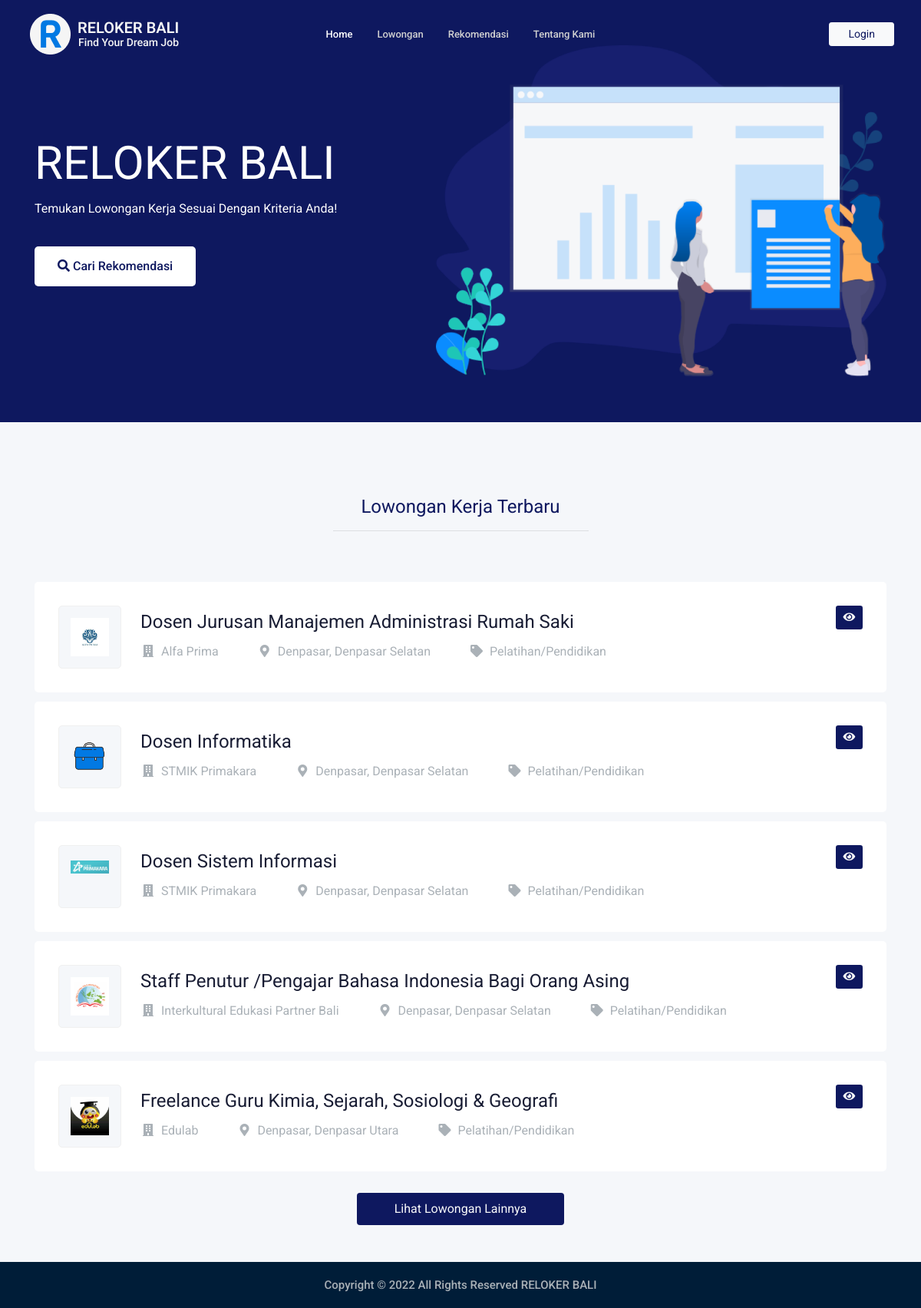
The page / on the database its author committed.
### tables this page shows
CREATE TABLE `alternatif` (
  `id_alternatif` int(11) NOT NULL,
  `nama_alternatif` varchar(255) NOT NULL,
  `nama_usaha` varchar(255) NOT NULL,
  `email_usaha` varchar(255) NOT NULL,
  `kategori_id` int(11) NOT NULL,
  `kabupaten_id` int(11) NOT NULL,
  `kecamatan_id` int(11) NOT NULL,
  `alamat` text DEFAULT NULL,
  `gender` varchar(15) DEFAULT NULL,
  `tgl_post` date NOT NULL,
  `batas_lamar` date NOT NULL,
  `deskripsi` text NOT NULL,
  `foto` varchar(255) NOT NULL
);

CREATE TABLE `kabupaten` (
  `id_kab` int(11) NOT NULL,
  `nama_kab` varchar(255) NOT NULL
);

CREATE TABLE `kecamatan` (
  `id_kecamatan` int(11) NOT NULL,
  `id_kabupaten` int(11) NOT NULL,
  `nama_kec` varchar(255) NOT NULL
);

CREATE TABLE `kategori` (
  `id_kategori` int(11) NOT NULL,
  `nama_kategori` varchar(255) NOT NULL
);

### application/libraries/Template.php (called while the page is built)
<?php
class Template
{
    var $templateData = array();
    function set($name, $value)
    {
        $this->templateData[$name] = $value;
    }
    function load($template = '', $view = '', $view_data = array(), $return = FALSE)
    {
        $this->CI = &get_instance();
        $this->set('contens', $this->CI->load->view($view, $view_data, TRUE));
        return $this->CI->load->view($template, $this->templateData, $return);
    }
}

### application/controllers/Home.php (called while the page is built, shortened)
<?php
class Home extends CI_Controller
{
    public function index()
    {
        $data['user'] = $this->db->get_where('user', ['id_user' => $this->session->userdata('user')])->row_array();
        $data['title'] = 'Home';
        $data['loker'] = $this->Home_Model->home_loker();
        $data['kategori'] = $this->Home_Model->kategori();
        $data['total'] = $this->db->get('alternatif')->num_rows();
        $this->template->load('template/user_template', 'job/index', $data);
    }
}

### index.php (called while the page is built, shortened)
<?php
require_once BASEPATH.'core/CodeIgniter.php';

### application/models/Home_Model.php (called while the page is built, shortened)
<?php
class Home_Model extends CI_Model
{
    public function home_loker()
    {
        $this->db->join('kabupaten kb', 'kb.id_kab = alt.kabupaten_id');
        $this->db->join('kecamatan kc', 'kc.id_kecamatan = alt.kecamatan_id');
        $this->db->join('kategori kt', 'kt.id_kategori = alt.kategori_id');
        $this->db->order_by('alt.id_alternatif', 'desc');
        $this->db->limit('5');
        return $this->db->get('alternatif alt')->result_array();
    }
    public function kategori()
    {
        $this->db->where('nama_kategori !=', 'Umum');
        return $this->db->get('kategori')->result_array();
    }
}

### application/views/job/index.php (the view)
<div class="slider_area mb-5">
    <div class="single_slider  d-flex align-items-center slider_bg_1">
        <div class="container">
            <div class="row align-items-center">
                <div class="col-lg-5">
                    <div class="slider_text">
                        <h3 class="wow fadeInLeft" data-wow-duration="1s" data-wow-delay=".3s">RELOKER BALI</h3>
                        <p class="wow fadeInLeft" data-wow-duration="1s" data-wow-delay=".4s">Temukan Lowongan Kerja Sesuai Dengan Kriteria Anda!</p>
                        <div class="sldier_btn wow fadeInLeft" data-wow-duration="1s" data-wow-delay=".5s">
                            <?php if ($this->session->userdata('user')) : ?>
                                <a href="<?= base_url() ?>rekomendasi" class="boxed-btn3"><i class="fas fa-search"></i> Cari Rekomendasi</a>
                            <?php else : ?>
                                <a href="<?= base_url() ?>auth/login" class="boxed-btn3"><i class="fas fa-search"></i> Cari Rekomendasi</a>
                            <?php endif; ?>
                        </div>
                    </div>
                </div>
                <div class="col-lg-7">
                    <div class="ilstration_img wow fadeInRight d-none d-lg-block text-right ml-5" data-wow-duration="1s" data-wow-delay=".2s">
                        <img src="<?= base_url() ?>assets/job_template/img/banner/illustration.png" alt="" style="width:100% !important;">
                    </div>
                </div>
            </div>
        </div>
    </div>
</div>
<div class="job_listing_area py-5 mt-n5" id="job_listing">
    <div class="container pt-5">
        <div class="row align-items-center">
            <div class="col-lg-12">
                <div class="section_title">
                    <h3 style="font-size: 24px !important; color: #0E185F;" class="text-center">Lowongan Kerja Terbaru</h3>
                    <hr width="30%">
                </div>
            </div>
        </div>
        <div class="job_lists">
            <div class="row" id="tampil">
                <?php foreach ($loker as $item) : ?>
                    <div class="col-lg-12 col-md-12">
                        <div class="single_jobs white-bg d-flex justify-content-between">
                            <div class="jobs_left d-flex align-items-center">
                                <div class="thumb">
                                    <img src="<?= base_url() ?>assets/img/foto_loker/<?= $item['foto'] ?>" alt="" width="100%">
                                </div>
                                <div class="jobs_conetent">
                                    <a href="<?= base_url() ?>loker/detail_loker/<?= $item['id_alternatif'] ?>">
                                        <h4><?= $item['nama_alternatif'] ?></h4>
                                    </a>
                                    <div class="links_locat d-flex align-items-center">
                                        <div class="location">
                                            <p> <i class="fas fa-fw fa-building"></i><?= $item['nama_usaha'] ?></p>
                                        </div>
                                        <div class="location">
                                            <p class="text-capitalize"><i class="fas fa-fw fa-map-marker-alt"></i><?= strtolower($item['nama_kab']) ?>, <?= strtolower($item['nama_kec'])  ?></p>
                                        </div>
                                        <div class="location">
                                            <p> <i class="fas fa-fw fa-tag"></i><?= $item['nama_kategori'] ?></p>
                                        </div>
                                    </div>
                                </div>
                            </div>
                            <div class="jobs_right">
                                <div class="apply_now">
                                    <a href="<?= base_url() ?>/loker/detail_loker/<?= $item['id_alternatif'] ?>" class="btn btn-sm bg-warna text-light"><i class="fas fa-fw fa-eye"></i></a>
                                </div>
                            </div>
                        </div>
                    </div>
                <?php endforeach; ?>
            </div>
            <div class="row ">
                <div class="col-lg-12 d-flex justify-content-center">
                    <a href="<?= base_url() ?>loker" class="btn py-2 mt-3 text-center px-5 text-light" style="background-color: #0E185F;">Lihat Lowongan Lainnya</a>
                </div>
            </div>
        </div>
    </div>
</div>

### application/views/template/user_template.php (shortened to what this page needs)
<!doctype html>
<html class="no-js" lang="zxx">
<head>
    <link href="<?= base_url() ?>assets/plugins/bootstrap/css/bootstrap.min.css" rel="stylesheet">
    <link rel="stylesheet" href="<?= base_url() ?>assets/job_template/css/owl.carousel.min.css">
    <link rel="stylesheet" href="<?= base_url() ?>assets/job_template/css/magnific-popup.css">
    <link rel="stylesheet" href="<?= base_url() ?>assets/job_template/css/font-awesome.min.css">
    <link rel="stylesheet" href="<?= base_url() ?>assets/job_template/css/themify-icons.css">
    <link rel="stylesheet" href="<?= base_url() ?>assets/job_template/css/flaticon.css">
    <link rel="stylesheet" href="<?= base_url() ?>assets/job_template/css/gijgo.css">
    <link rel="stylesheet" href="<?= base_url() ?>assets/job_template/css/animate.min.css">
    <link rel="stylesheet" href="<?= base_url() ?>assets/job_template/css/slicknav.css">
    <link rel="stylesheet" href="https://cdnjs.cloudflare.com/ajax/libs/font-awesome/5.15.0/css/all.min.css">
    <link rel="stylesheet" href="https://cdnjs.cloudflare.com/ajax/libs/toastr.js/latest/toastr.min.css">
    <link rel="stylesheet" href="<?= base_url() ?>assets/css/bootstrap-select/bootstrap-select.css">
    <link href="<?= base_url() ?>assets/plugins/select2/css/select2.min.css" rel="stylesheet">
    <link rel="stylesheet" href="<?= base_url() ?>assets/job_template/css/style.css">
    <link href="<?= base_url() ?>assets/css/style.css" rel="stylesheet">
    <link href="<?= base_url() ?>assets/css/myselect2.css" rel="stylesheet">
</head>
<body>
    <header>
        <div class="header-area ">
            <div id="sticky-header" class="main-header-area">
                <div class="container-fluid ">
                    <div class="header_bottom_border">
                        <div class="row align-items-center">
                            <div class="col-xl-3 col-lg-2">
                                <div class="logo">
                                    <a href="<?= base_url() ?>">
                                        <img src="<?= base_url() ?>assets/job_template/img/logo.png" alt="">
                                    </a>
                                </div>
                            </div>
                            <div class="col-xl-6 col-lg-7">
                                <div class="main-menu  d-none d-lg-block">
                                    <nav>
                                        <ul id="navigation">
                                            <li><a href="<?= base_url() ?>" class="<?= $this->uri->segment(1) == '' ||  $this->uri->segment(1) == 'home' ? "aktif" : "" ?>">home</a></li>
                                            <li><a href="<?= base_url() ?>loker" class="<?= $this->uri->segment(1) == 'loker' ? "aktif" : "" ?>">Lowongan</a></li>
                                            <?php if ($this->session->userdata('user')) : ?>
                                                <li><a href="<?= base_url() ?>rekomendasi" class="<?= $this->uri->segment(1) == 'rekomendasi' ? "aktif" : "" ?>">Rekomendasi</a></li>
                                            <?php else : ?>
                                                <li><a href="<?= base_url() ?>auth/login">Rekomendasi</a></li>
                                            <?php endif ?>
                                            <li><a href="<?= base_url() ?>tentang" class="<?= $this->uri->segment(1) == 'tentang' ? "aktif" : "" ?>">Tentang Kami</a></li>
                                        </ul>
                                    </nav>
                                </div>
                            </div>
                            <div class="col-xl-3 col-lg-3 d-none d-lg-block">
                                <div class="Appointment">
                                    <div class="d-none d-lg-block">
                                        <?php if ($this->session->userdata('user')) : ?>
                                            <a class="btn btn-light btn-sm dropdown-toggle px-4" style="color: #0E185F; font-family: 'Roboto';" href="#" role="button" id="dropdownMenuLink" data-toggle="dropdown" aria-expanded="false"><i class="far fa-fw fa-user"></i>
                                                <?php if (strlen($user['nama_lengkap']) > 8) : ?>
                                                    <?= substr($user['nama_lengkap'], 0, 8) . '..'; ?>
                                                <?php else : ?>
                                                    <?= $user['nama_lengkap']; ?>
                                                <?php endif; ?>
                                            </a>
                                            <div class="dropdown-menu" aria-labelledby="dropdownMenuLink">
                                                <a class="dropdown-item" href="<?= base_url() ?>user/profile">Profile</a>
                                                <a class="dropdown-item" href="<?= base_url() ?>auth/logout">Logout</a>
                                            </div>
                                        <?php else : ?>
                                            <a class="btn btn-light btn-sm px-4" style="color: #0E185F; font-family: 'Roboto';" href="<?= base_url() ?>auth/login">Login</a>
                                        <?php endif ?>
                                    </div>
                                </div>
                            </div>
                        </div>
                    </div>
                </div>
            </div>
        </div>
    </header>
    <?= $contens ?>
    <footer class="footer">
        <div class="copy-right_text wo py-3">
            <div class="container">
                <div class="row">
                    <div class="col-xl-12">
                        <p class="copy_right text-center">
                            Copyright &copy; <?= date('Y') ?> All Rights Reserved RELOKER BALI
                        </p>
                    </div>
                </div>
            </div>
        </div>
    </footer>
</body>
</html>

### assets/css/style.css (style rules this page uses)
.aktif { color: #fff !important; }
.bg-warna { background-color: #0e185f !important; }

### rows shown on the page
alternatif: foto (picture), nama_alternatif "Dosen Jurusan Manajemen Administrasi Rumah Saki", nama_usaha "Alfa Prima", kabupaten.nama_kab "Denpasar", kecamatan.nama_kec "Denpasar Selatan", kategori.nama_kategori "Pelatihan/Pendidikan"
alternatif: foto (placeholder picture), nama_alternatif "Dosen Informatika", nama_usaha "STMIK Primakara", kabupaten.nama_kab "Denpasar", kecamatan.nama_kec "Denpasar Selatan", kategori.nama_kategori "Pelatihan/Pendidikan"
alternatif: foto (picture), nama_alternatif "Dosen Sistem Informasi", nama_usaha "STMIK Primakara", kabupaten.nama_kab "Denpasar", kecamatan.nama_kec "Denpasar Selatan", kategori.nama_kategori "Pelatihan/Pendidikan"
alternatif: foto (picture), nama_alternatif "Staff Penutur /Pengajar Bahasa Indonesia Bagi Orang Asing", nama_usaha "Interkultural Edukasi Partner Bali", kabupaten.nama_kab "Denpasar", kecamatan.nama_kec "Denpasar Selatan", kategori.nama_kategori "Pelatihan/Pendidikan"
alternatif: foto (picture), nama_alternatif "Freelance Guru Kimia, Sejarah, Sosiologi & Geografi", nama_usaha "Edulab", kabupaten.nama_kab "Denpasar", kecamatan.nama_kec "Denpasar Utara", kategori.nama_kategori "Pelatihan/Pendidikan"
